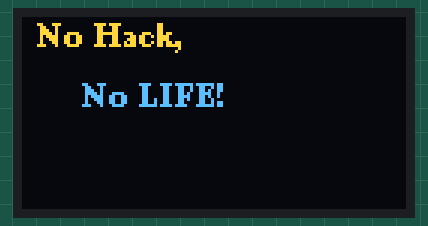
Simulated run of this sketch. Board: Arduino Uno, built with avr-gcc and run on an emulated ATmega328P. Shown: 128×64 one-colour display. The OLED is the two-colour kind (top 16 rows yellow).

Above: at 0.1 s.

The sketch:

diy5-1.ino
```cpp
#include <U8g2lib.h>

U8G2_SSD1306_128X64_NONAME_F_HW_I2C u8g2(U8G2_R0, U8X8_PIN_NONE);

void setup(void) {
 u8g2.begin();
 u8g2.setFont(u8g2_font_ncenB08_tr);
}

void loop(void) {
  u8g2.clearBuffer();
  u8g2.drawStr(5, 10, "No Hack,");
  u8g2.drawStr(20, 30, "No LIFE!");
  u8g2.sendBuffer();
}
```
